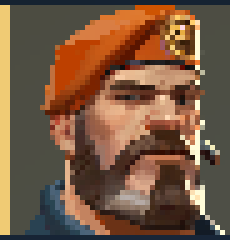
#> input picture services/scoreboard-ocr/app/valorant/assets/agent_bank/Brimstone/r16x9-summit-draw-14-14__7.png, 46 x 48 px (shown 5 times larger); its folder holds only this picture in this run
$ python -i agent_bank.py   (imports and definitions only)   (older library calls are emulated)
#> lines starting #> are read from the running program, lines starting #| are printed output that depends on the picture
#> further down, picture is the input picture: shape (48, 46, 3); mean B, G, R 65.5, 88.8, 119.7
"""Recognise the agent from a row's portrait.

Two tiers:
1. A bank of real scoreboard portraits (assets/agent_bank/<Agent>/*.png, labelled from player
   screenshots). The in-game portrait is the same artwork at the same framing every time, so a
   nearest-neighbour vote on 12x12 colour thumbnails is ~99% accurate, also on JPEG-compressed,
   downscaled and stretched captures (measured leave-one-screenshot-out, see README).
2. Icon art (valorant-api display icons and the bundled portraits of new agents). Framed differently
   from the in-game portrait, so it is compared on gradients (HOG) and never returns high confidence.
   It covers agents the bank has no crops of yet.

Features are resized to fixed squares, so a horizontally stretched capture (4:3 stretched to 16:9)
compares like a native one.
"""

from __future__ import annotations

from collections import Counter
from dataclasses import dataclass, field
from functools import lru_cache
from pathlib import Path

import cv2
import numpy as np

ASSETS = Path(__file__).parent / "assets"
BANK_DIR = ASSETS / "agent_bank"
PORTRAIT_DIR = ASSETS / "portraits"

# Bank tier: accept the nearest crop below this distance (calibrated on the labelled crops: keeps 94% of
# known agents, rejects 90% of agents the bank has never seen).
BANK_MAX_DISTANCE = 0.5
# ...or below this one when the next agent is this many times further away.
BANK_FAR_DISTANCE = 0.8
BANK_FAR_MARGIN = 1.3
ICON_MAX_DISTANCE = 0.7
ICON_MIN_MARGIN = 1.06
K = 3


def _drop_stripe(img: np.ndarray) -> np.ndarray:
    """Rows start with a thin ally/enemy accent stripe; it says nothing about the agent."""
    return img[:, int(0.08 * img.shape[1]) :] if img.shape[1] > 12 else img
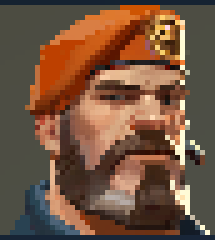
#> returned value: shape (48, 43, 3) (shown 5 times larger); mean of channels 0, 1, 2 63.3, 84.1, 115.5; drawn as B, G, R


# [4 lines left out: function thumb_features, not called in this run]


# Small trims (left, right, top, bottom as a share of the crop). Bank crops and queries are both
# compared as these windows, so a box that is a few pixels off (or a stretch estimate that is slightly
# wrong) still lines up with some variant.
_TRIMS = ((0, 0, 0, 0), (0.06, 0, 0, 0), (0, 0.06, 0, 0), (0, 0, 0.06, 0), (0, 0, 0, 0.06), (0.03, 0.03, 0.03, 0.03))


VARIANTS = len(_TRIMS)


# [7 lines left out: function thumb_variants, not called in this run]


def hog_features(img_bgr: np.ndarray, cell: int = 8, bins: int = 9) -> np.ndarray:
    gray = cv2.cvtColor(cv2.resize(_drop_stripe(img_bgr), (32, 32), interpolation=cv2.INTER_AREA), cv2.COLOR_BGR2GRAY)
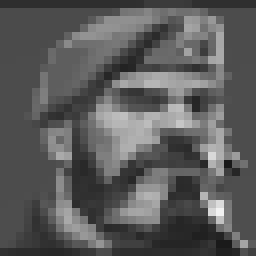
#> gray: shape (32, 32) (shown 8 times larger); min 25, max 242, mean 91.2
    g = gray.astype(np.float32)
    gx = cv2.Sobel(g, cv2.CV_32F, 1, 0, ksize=1)
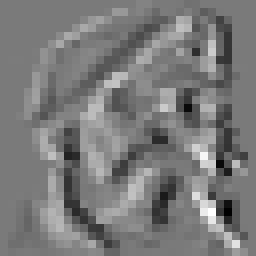
#> gx: shape (32, 32) float32 (shown 8 times larger); min -164, max 178, mean 0.3; drawn with min black and max white
    gy = cv2.Sobel(g, cv2.CV_32F, 0, 1, ksize=1)
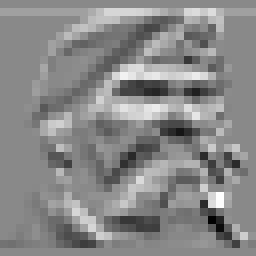
#> gy: shape (32, 32) float32 (shown 8 times larger); min -173, max 149, mean -0.7; drawn with min black and max white
    mag = np.hypot(gx, gy)
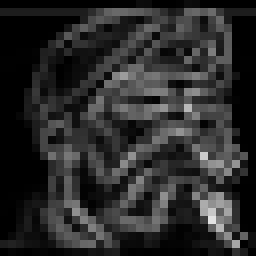
#> mag: shape (32, 32) float32 (shown 8 times larger); min 0, max 226.4, mean 42.7
    idx = np.minimum((np.degrees(np.arctan2(gy, gx)) % 180 / (180 / bins)).astype(int), bins - 1)
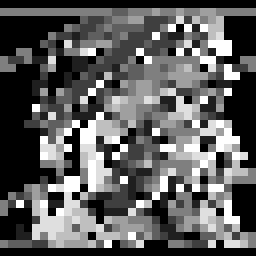
#> idx: shape (32, 32) int64 (shown 8 times larger); min 0, max 8, mean 2.92; drawn with min black and max white
    cells = [
        np.bincount(idx[y : y + cell, x : x + cell].ravel(), mag[y : y + cell, x : x + cell].ravel(), bins)
        for y in range(0, 32, cell)
        for x in range(0, 32, cell)
    ]
#> cells = 16 items
    out = np.concatenate(cells)
#> out = 144 values, max 1405.6 at index 58, min 0 at index 5, mean 303.9
    return out / (np.linalg.norm(out) + 1e-6)


# [9 lines left out: function flatten_icon, not called in this run]


@dataclass(frozen=True)
class AgentGuess:
    name: str | None
    confidence: float
    tier: str  # "bank", "icon" or "none"


# [78 lines that did not run here, left out]


def display_name(folder: str) -> str:
    return folder.replace("_", "/")


# [10 lines that did not run here, left out]

>>> import cv2
>>> picture = cv2.imread('assets/agent_bank/Brimstone/r16x9-summit-draw-14-14__7.png')
>>> result = hog_features(picture)
#> result = 144 values, max 0.275 at index 58, min 0 at index 5, mean 0.0595
